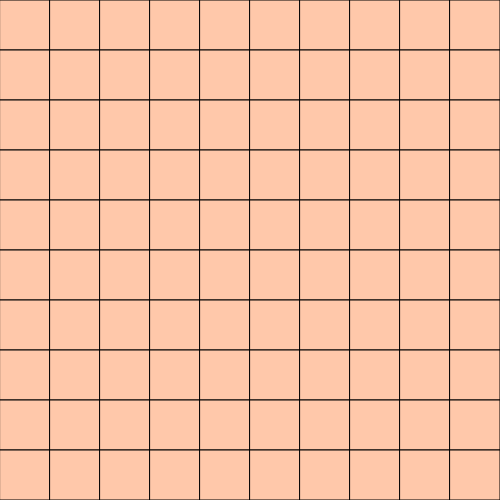
Frame 1 (no input)
Frame 2 (the mouse pressed at the canvas centre, redrawn once): identical to frame 1, image omitted

The p5.js sketch that drew this single still picture (run headless with seeded random() and noise() and a simulated clock; the mouse was pressed at the canvas centre and the sketch redrawn once):

// p5.js sketch
// ── sketch.js


let size = 50;

function setup() {
  //Set the size of rendering window - pixels
  createCanvas(500, 500);
  background('magenta');
  noLoop();
}

function draw() {

fill(255, 200, 170);

for (let y = 0; y < 10; y++) {

  for (let x = 0; x < 10; x++) {

    rect(x*size,  y*size, size, size);


}
}
}
